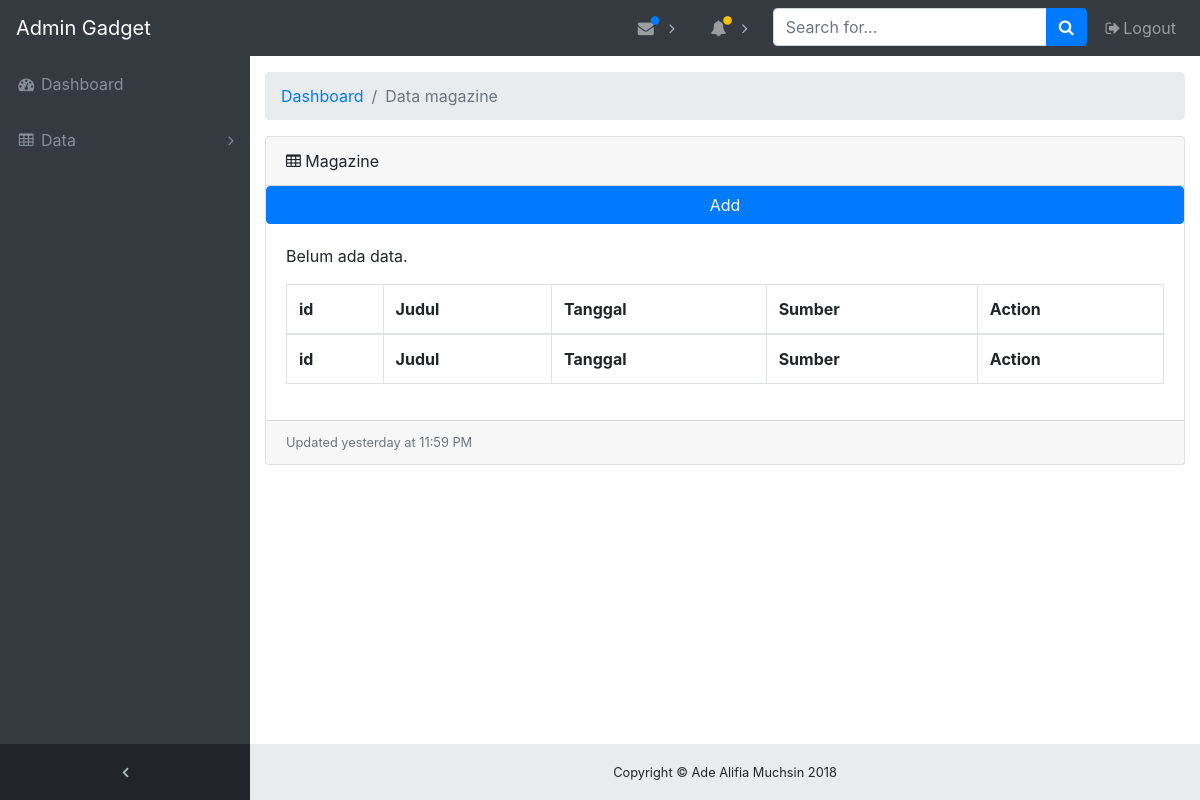
The app's page /index.php/admin/magazine, older data.
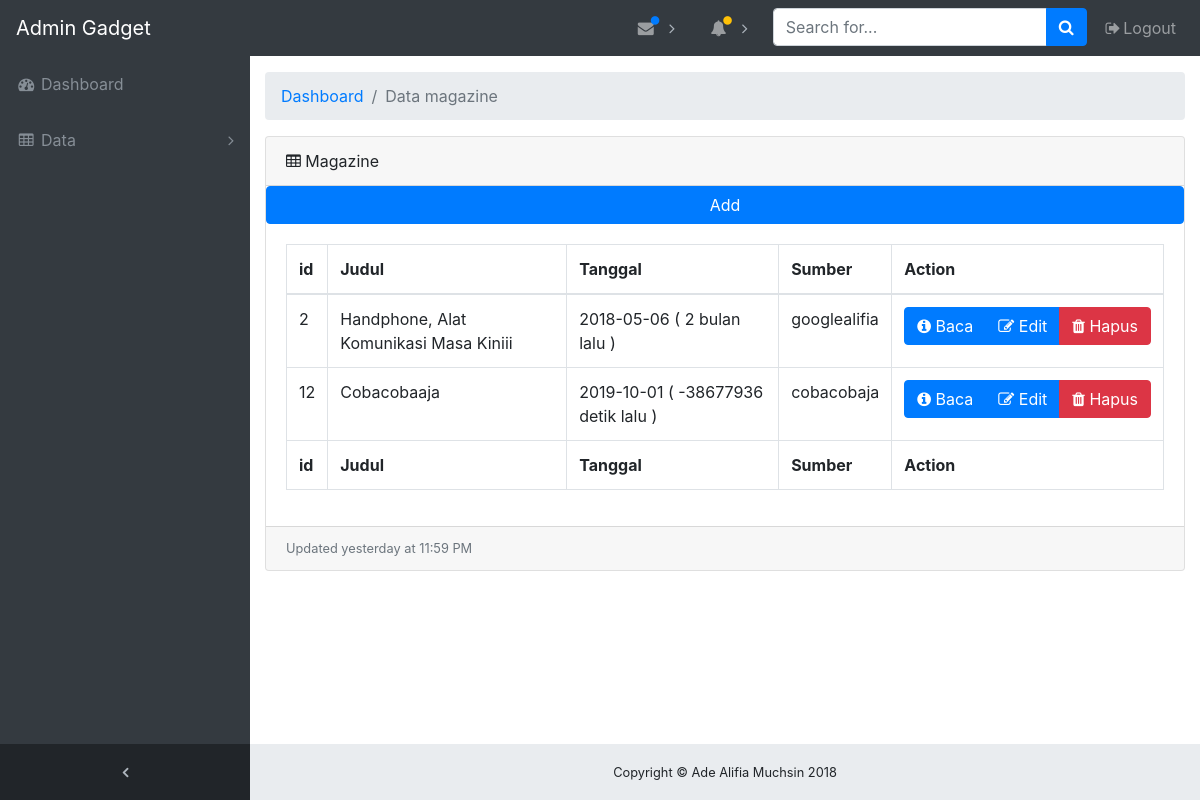
The same page, newer data.
### tables this page shows
CREATE TABLE `magazine` (
  `id_magazine` int(11) NOT NULL,
  `judul_magazine` varchar(100) NOT NULL,
  `tanggal` date NOT NULL,
  `content` text NOT NULL,
  `image` varchar(100) NOT NULL,
  `sumber` varchar(100) NOT NULL,
  `fk_id_category` int(11) NOT NULL
);

### application/controllers/Admin.php (called while the page is built, shortened)
<?php
class Admin extends CI_Controller {
	function __construct()
	{
		$this->load->helper('MY');
		$this->load->model('gadget_model');
		$this->load->model('brand_model');
		$this->load->model('user_model');
		$this->load->model('transaksi_model');
		$this->load->model('stockprice_model');
	}
	public function magazine(){
		$data['page_title'] = 'Magazine';
		$this->load->model('artikel');
		$data['artikel'] = $this->artikel->get_artikel();
		$this->load->view("templates/v_admin_header");
		$this->load->view('admin/magazine_view',$data);
		$this->load->view("templates/v_admin_footer");
	}
}

### index.php (called while the page is built, shortened)
<?php
require_once BASEPATH.'core/CodeIgniter.php';

### application/models/Artikel.php (called while the page is built, shortened)
<?php
class Artikel extends CI_Model {
	public function get_artikel(){
	   $this->db->order_by('id_magazine');
        $query = $this->db->get('magazine');
        return $query->result();
	}
}

### application/helpers/MY_helper.php (called while the page is built, shortened)
<?php
if (!function_exists('time_ago')) {
    function time_ago($time)
    {
        $periods = array("detik", "menit", "jam", "hari", "minggu", "bulan", "tahun", "dekade");
        $lengths = array("60", "60", "24", "7", "4.35", "12", "10");
        $now = time();
        $difference = $now - strtotime($time);
        $tense = "lalu";
        for ($j = 0; $difference >= $lengths[$j] && $j < count($lengths) - 1; $j++) {
            $difference /= $lengths[$j];
        }
        $difference = round($difference);
        return "$difference $periods[$j] $tense ";
    }
}

### application/views/admin/magazine_view.php (the view)
<?php defined('BASEPATH') OR exit('No direct script access allowed'); ?><!doctype html>
<div class="content-wrapper">
    <div class="container-fluid">
      <ol class="breadcrumb">
        <li class="breadcrumb-item">
          <a href="#">Dashboard</a>
        </li>
        <li class="breadcrumb-item active">Data magazine</li>
      </ol>
      <div class="card mb-3">
        <div class="card-header">
          <i class="fa fa-table"></i> <?php echo $page_title ?>
          </div>
          <?php echo anchor('Magazine/create', 'Add', array('class' => 'btn btn-primary')); ?>
        <div class="card-body">
          <div class="table-responsive">
            <table class="table table-bordered" id="dataTable" width="100%" cellspacing="0">
              <thead>
                <tr>
                  <th>id</th>
                  <th>Judul</th>
                  <th>Tanggal</th>
                  <th>Sumber</th>
                  <th>Action</th>
                </tr>
              </thead>
              <tfoot>
                <tr>
                  <th>id</th>
                  <th>Judul</th>
                  <th>Tanggal</th>
                  <th>Sumber</th>
                  <th>Action</th>
                </tr>
              </tfoot>
              <tbody>
              <?php if( !empty($artikel) ) : ?>
              <?php
                foreach ($artikel as $key) :
              ?>
                <tr>
                  <td><?php echo $key->id_magazine ?></td>
                  <td><?php echo $key->judul_magazine ?></td>
                  <td><?php echo $key->tanggal ?> ( <?php echo time_ago($key->tanggal)?>)</td>
                  <td><?php echo $key->sumber ?></td>
                  <td>
                    <div class="btn-group">
                    <a href="<?php echo base_url(). 'magazine/detail/'.$key->id_magazine ?>" class="btn btn-primary"><span class="fa fa-info-circle"></span> Baca</a>
                    <a href="<?php echo base_url(). 'magazine/edit/' . $key->id_magazine ?>" class="btn btn-primary"><span class="fa fa-edit"></span> Edit</a>
                    <a href="<?php echo base_url(). 'magazine/delete/' . $key->id_magazine ?>" onClick="return confirm('Apakah anda yakin ingin menghapus data ini?')" class="btn btn-danger"><span class="fa fa-trash"></span> Hapus</a>
                </div>
                  </td>
                </tr>
              <?php endforeach; ?>
              <?php else : ?>
              <p>Belum ada data.</p>
              <?php endif; ?>
              </tbody>
            </table>
          </div>
        </div>
        <div class="card-footer small text-muted">Updated yesterday at 11:59 PM</div>
      </div>
    </div>

Row changes from the older to the newer data that the page shows:
added magazine: id_magazine "2", judul_magazine "Handphone, Alat Komunikasi Masa Kiniii", tanggal "2018-05-06", tanggal "2 bulan lalu", sumber "googlealifia"
added magazine: id_magazine "12", judul_magazine "Cobacobaaja", tanggal "2019-10-01", tanggal "-38677936 detik lalu", sumber "cobacobaja"
Text that changed along with them:
text no longer shown: "Belum ada data."
